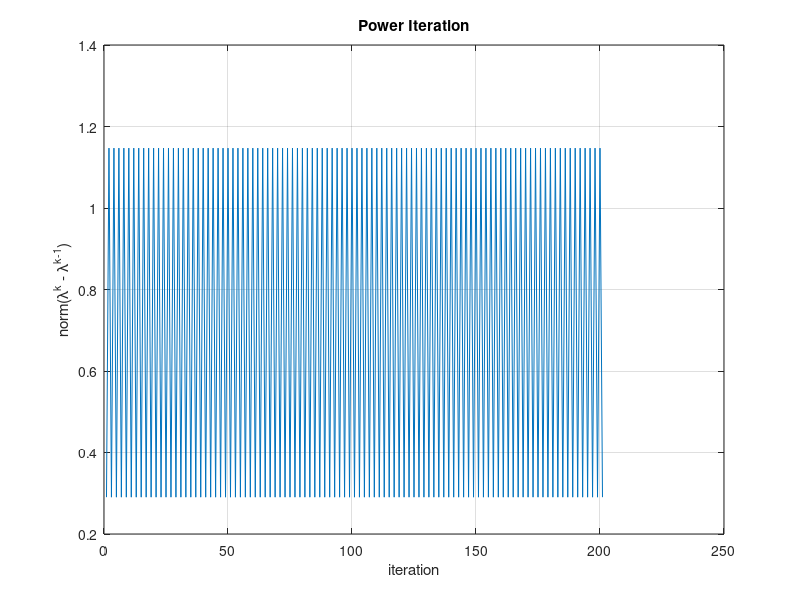
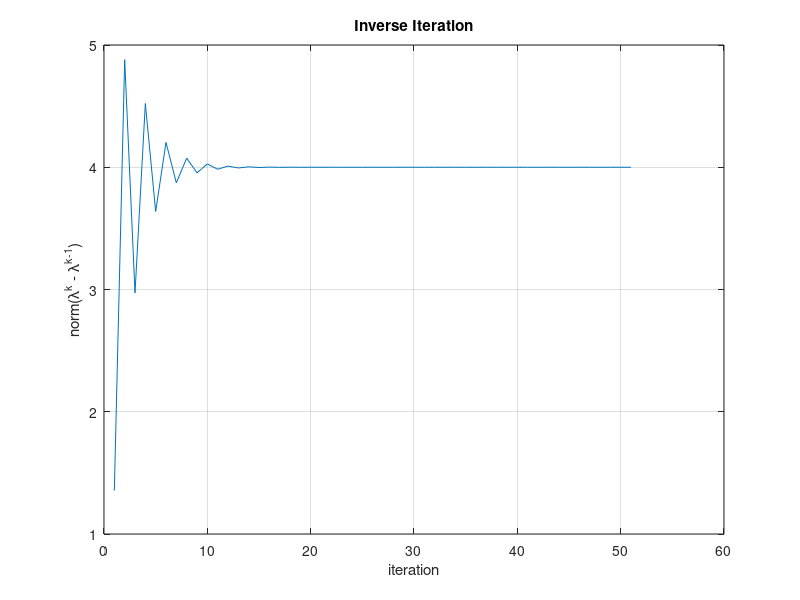

Reproduce these figures in MATLAB, in order.
% input matrix A, miu (non-eigenvalue of A), maximum iteration num and err; 
% and output the (lambda1, q1), (lambda2, q2) by power iteration and 
% inverse iteration respectively.
function [v, d, lambda1, q, lambda2, q2] = HW4_5% (A, miu, max_iter, err)
close all
alpha = 2; beta = 8; % A = sym([0, alpha; beta, 0], 'f');
A = [0, alpha; beta, 0]; max_iter = 200; err = 1e-10; miu = 1;
n = length(A);

%% Q1
disp('**********Q1**********')
[v, d] = eig(A); 
fprintf('The eigenvalue of A is:\n'); disp(d); 
fprintf('The corresponding eigenvector of A is:\n'); disp(v);

%% Q2
disp('**********Q2**********')
q = randn(n, 1) + randn(n, 1)*1i;
z = A * q; q = z / norm(z, 2); 
lambda1 = conj(q)' * A * q;
tmp = lambda1; iteration1 = 1; a0 = real(tmp); b0 = imag(tmp); PI = zeros(max_iter, 1); PI(1) = abs(tmp);

while 1
    z = A * q; q = z / norm(z, 2);
    lambda1 = conj(q)' * A * q; 
    a1 = real(lambda1); b1 = imag(lambda1); 
    PI(iteration1+1) = abs(lambda1);
    if norm(tmp - lambda1) <= err
        fprintf('The iteration number of Power Iteration is: %d\n', iteration1); 
        break; 
    end
    if iteration1 >= max_iter
        fprintf('The iteration number of Power Iteration exceeds the maximum: %d\n', max_iter); 
        break; 
    end
    tmp = lambda1; iteration1 = iteration1 + 1; a0 = real(tmp); b0 = imag(tmp); 
end
plot(1:iteration1+1, PI(1:iteration1+1))
xlabel('iteration'); ylabel('norm(\lambda^k - \lambda^{k-1})'); title('Power Iteration');
grid on

%% Q3
disp('**********Q3**********')
q2 = randn(n, 1) + randn(n, 1)*1i; 
I = eye(n,n); 
z = (A - miu * I) \ q2; q2 = z / norm(z, 2);
lambda2 = q2' * A * q2;
tmp2 = lambda2; iteration2 = 1; 
a0 = real(tmp2); b0 = imag(tmp2); 
II = zeros(max_iter, 1); II(1) = abs(tmp2);

while 1
    z = (A - miu * I) \ q2; q2 = z / norm(z, 2);
    lambda2 = q2' * A * q2; 
    a1 = real(lambda2); b1 = imag(lambda2); 
    II(iteration2+1) = abs(lambda2);
    if norm(tmp2 - lambda2) <= err
        fprintf('The iteration number of Inverse Iteration is: %d\n', iteration2); 
        break; 
    end
    if iteration2 >= max_iter
        fprintf('The iteration number of Inverse Iteration exceeds the maximum: %d\n', max_iter); 
        break; 
    end
    tmp2 = lambda2; 
    iteration2 = iteration2 + 1; 
    a0 = real(tmp2); b0 = imag(tmp2);
end

figure, plot(1:iteration2+1, II(1:iteration2+1))
xlabel('iteration'); ylabel('norm(\lambda^k - \lambda^{k-1})'); title('Inverse Iteration');
grid on

end